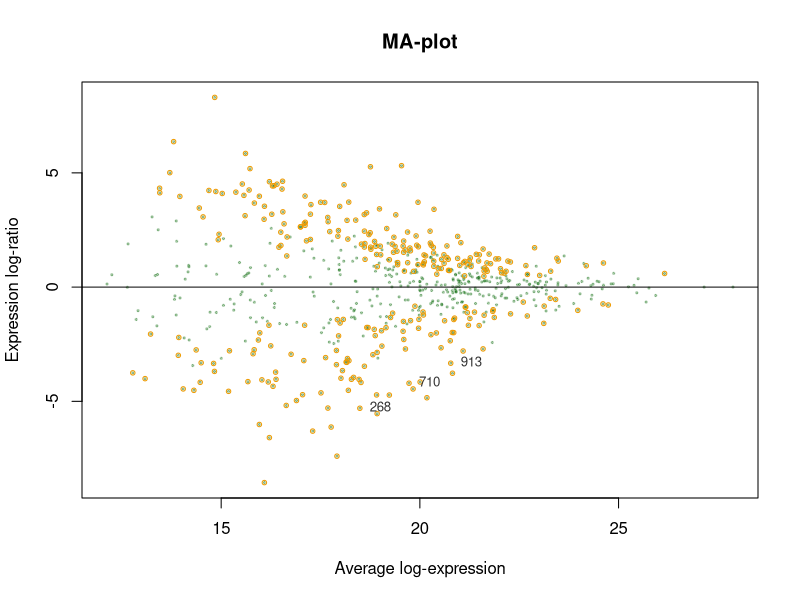
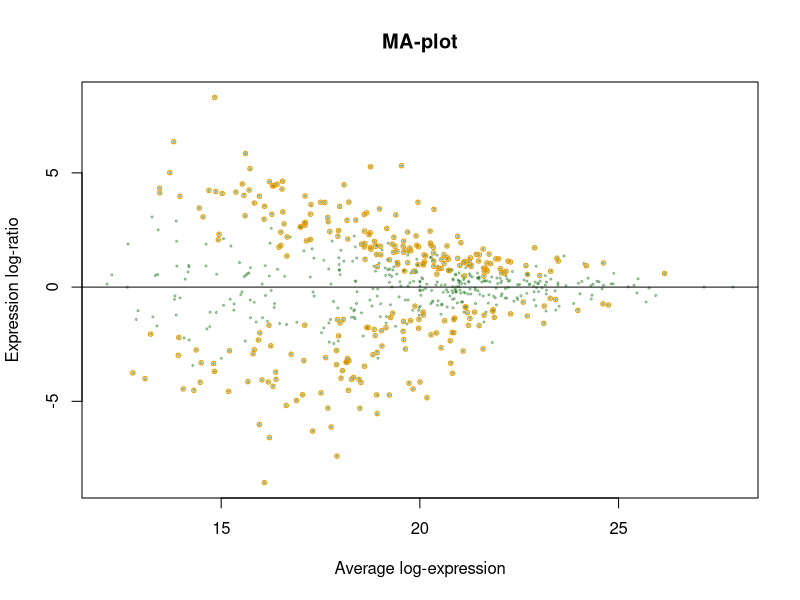
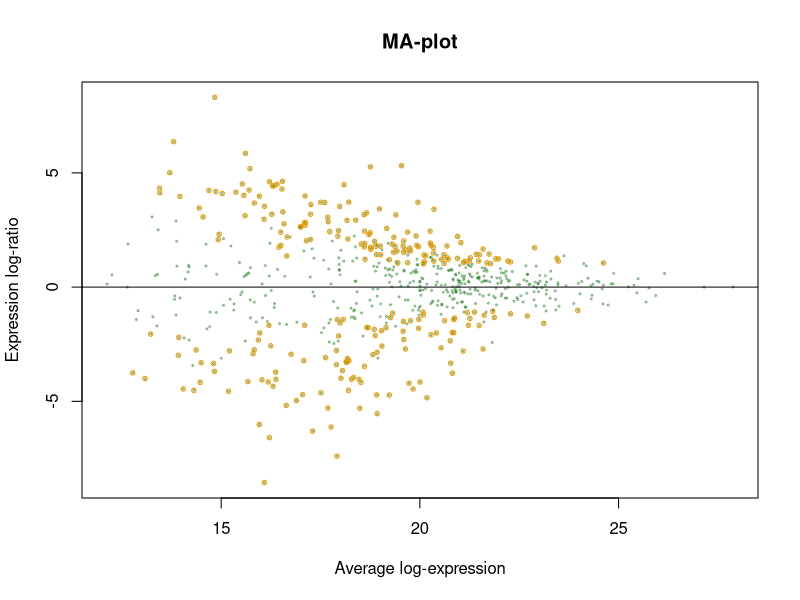
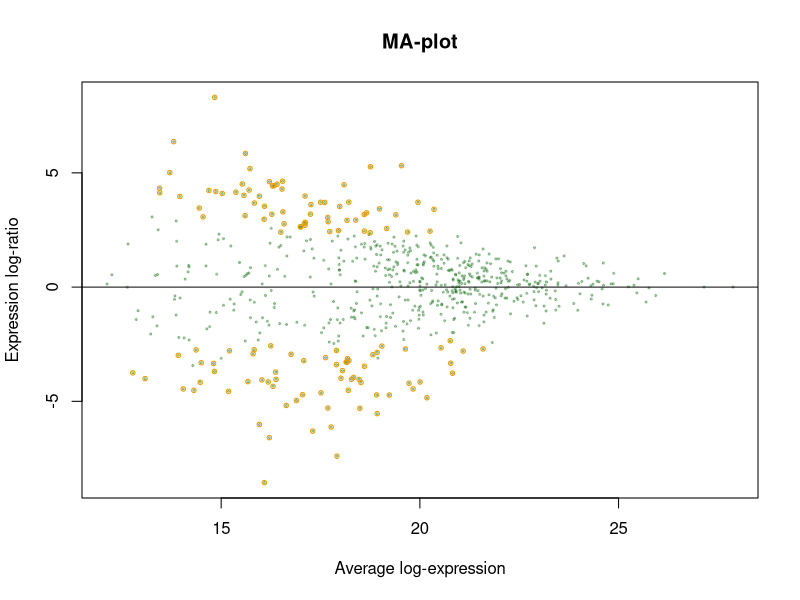
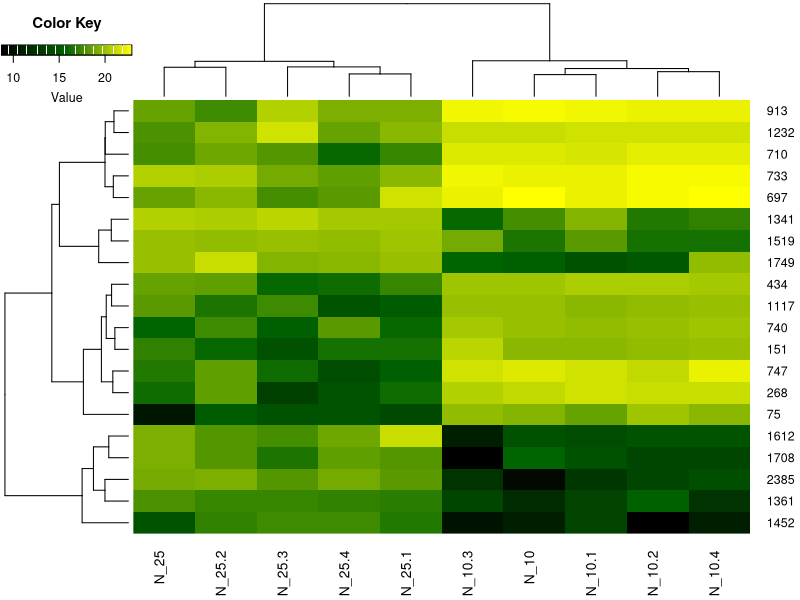
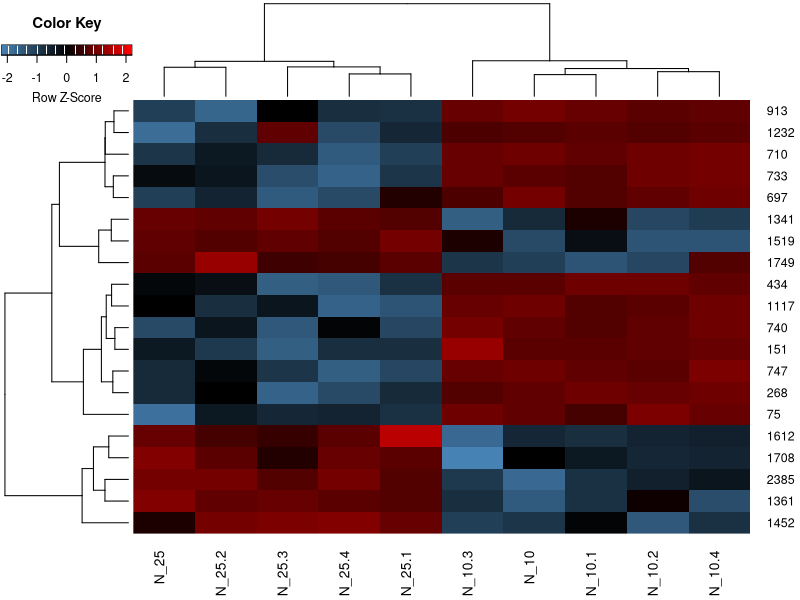

These charts were generated, in order, by the following R code:
# title: "Методы выявления дифференциально-экспрессируемых белков"
# author: "Марина Варфоломеева"

# - [Код к этому занятию](04_differential_expression_analysis.R)
#
# - Данные о протеоме жабр гребешка _Pecten maximus_ из работы Artigaud et al. 2015
#     - [Prot_Br_H_T.csv](data/Prot_Br_H_T.csv)
#     - [Prot_Br_H_T_factor.csv](data/Prot_Br_H_T_factor.csv)

# # Тестирование статистических гипотез ====================
# # Способы выявления дифференциально экспрессируемых белков (The Good, The Bad, and The Ugly).
# # Fold change
# # t-тест
# # Модерируемый t-критерий

# ## Экспрессия белков у гребешков _Pecten maximus_  ====================

# Как работае t-тест мы будем разбирать на примере более
# полных данных об экспрессии белков у гребешков из работы
# @artigaud2015proteomic.

library(limma)
# Открываем данные экспрессии
expr <- read.table("data/Prot_Br_H_T.csv", header = TRUE, sep = ";", row.names = 1)
fact <- read.table("data/Prot_Br_H_T_factor.csv", header = TRUE, sep = ";", row.names = 1)

# Хорошо бы проверить, соответствует ли число проб в обоих файлах
dim(expr)
dim(fact)

# Есть ли пропущенные значения?
colSums(is.na(expr))
# Есть ли нули (они будут мешать при логарифмировании)
colSums(expr == 0)

# нормализуем и логарифмируем
expr_norm <- normalizeQuantiles(log2(expr + 1))

# Что известно о пробах?
str(fact)
table(fact$Oxygen, fact$Temperature)

# Отберем для этого примера только данные экспрессии и метаданные,
# относящиеся к гребешкам из 10 и 25 градусов, которые жили
# при нормальном количестве кислорода. Назовем получившиеся
# переменные `expr_subset` и `fact_subset`.
f_subset <- fact$Oxygen == "Normox" & fact$Temperature %in% c("10C", "25C")
expr_subset <- expr_norm[, f_subset]
fact_subset <- droplevels(fact[f_subset, ])

# ## t-тест в R

# Давайте сравним уровень экспрессии одного из белков

groups <- fact_subset$Temperature == "10C"
t.test(x = expr_subset[6, groups], y = expr_subset[6, !groups])

# Научимся добывать значение p-value.

t_result <- t.test(x = expr_subset[6, groups], y = expr_subset[6, !groups])



# Теперь мы готовы посчитать t-тест для каждого белка.

# 1) пишем функцию, которая считает t-test и добывает p-value
t_p_val <- function(x, f1, f2) {
  tryCatch(t.test(x = x[f1], y = x[f2])$p.value,
           error = function(e) NA)
}
# тестируем функцию
t_p_val(expr_subset[6, ], f1 = groups, f2 = !groups)

# 2) к каждой строке данных применяем наш t.test
pvals <- apply(X = expr_subset, MARGIN = 1, FUN = t_p_val,
               f1 = groups, f2 = !groups)

# В результате мы получаем вектор p-values
head(pvals)
class(pvals)

# Сколько белков, значимо меняющих экспрессию, мы нашли?
sum(pvals <= 0.05, na.rm = TRUE)
# Экспрессия каких белков различается?
ids_dif <- which(pvals <= 0.05)
rownames(expr_subset)[ids_dif]


# # Проблема множественных тестов ==========================

# ## Контроль FWER и FDR в R

p_bonf <- p.adjust(pvals, method = "bonferroni")
# было
head(pvals)
# стало
head(p_bonf)

# У скольких белков экспрессия значимо различается после поправки Бонферрони?
sum(p_bonf <= 0.05, na.rm = TRUE)

# Названия белков, экспрессия которых значимо различается после поправки Бонферрони?
names(pvals)[p_bonf <= 0.05]

# С поправкой Хольма
p_holm <- p.adjust(pvals, method = "holm")
sum(p_holm <= 0.05, na.rm = TRUE)

# После процедуры Беньямини-Хохберга (FDR)
p_bh <- p.adjust(pvals, method = "BH")
sum(p_bh <= 0.05, na.rm = TRUE)



# # Проблемы с обычным t-тестом ============================
# ## 1.t-статистика может не следовать t-распределению
# ## 2.Дисперсия экспрессии оценивается неточно на малых выборках
# ## 3.Разная дисперсия экспрессии



# # Moderated t-test (The Good) ============================


# Загружаем данные, создаем ExpressionSet
library(Biobase)

# Данные экспрессии
expr_data <- as.matrix(expr_subset)

# Данные о пробах
pheno_data <- fact_subset
pheno_metadata <- data.frame(
  labelDescription = c("Oxygen concentration", "Temperature"),
  row.names=c("Oxygen", "Temperature"))
pheno_data <- new("AnnotatedDataFrame",
                 data = pheno_data,
                 varMetadata = pheno_metadata)

# Данные о признаках (белках)
feature_data <- data.frame(Spot = rownames(expr_data))
rownames(feature_data) <- rownames(expr_data)
feature_metadata <- data.frame(
  labelDescription = c("Spot number"),
  row.names = c("Spot"))
f_data <- new("AnnotatedDataFrame",
              data = feature_data,
              varMetadata = feature_metadata)

# Данные об эксперименте
experiment_data <-
  new("MIAME",
      name = "Sebastien Artigaud et al.",
      lab = "lab",
      contact = "email@domain.com",
      title = "Proteomic responses to hypoxia at different temperatures in the great scallop (Pecten maximus).",
      abstract = "Abstract",
      other = list(notes = "partial dataset from Artigaud et al. 2015"))

# Собираем вместе
exp_set <-
  ExpressionSet(assayData = expr_data,
                phenoData = pheno_data,
                featureData = f_data,
                experimentData = experiment_data)


# Мы хотим сравнить уровень экспрессии каждого белка в
# группах, закодированных фактором `Temperature`

# Модельная матрица
X <- model.matrix(~ Temperature, pData(exp_set))
X

# линейная модель
fit <- lmFit(exp_set, design = X, method = "robust", maxit = 1000)
names(fit)

# Empirical Bayes statistics
efit <- eBayes(fit)
names(efit)

# Таблица дифференциально-экспрессируемых белков
topTable(efit, coef = 2)
numGenes <- nrow(exprs(exp_set))
full_list <- topTable(efit, number = numGenes)
# View(full_list)


# ## MA-plot ===============================================

# Давайте создадим функцию, которая будет рисовать MA-plot,
# используя объект, возвращенный `eBayes()`.
#
# Аргументы:
#
# - `efit` - объект результатов `eBayes()`
# - `coef` - порядковый номер коэффициента линейной модели, для которого нужно сделать тест
# - `n` - число белков, которые нужно подписать
# - `sigif` - выделять ли дифференциальные белки?
# - `fdr` - уровень FDR коррекции
# - `lfc` - log fold change
# - `text` - подписывать ли n белков с сильнее всего различающейся экспрессией
# и т.д.

MA_limma <- function(efit, coef, n = 10, signif = TRUE, fdr = 0.05, lfc = 0, text = TRUE, cex.text = 0.8, col.text = "grey20", main = "MA-plot", xlab = "Average log-expression", ylab = "Expression log-ratio", pch = 19, pch.signif = 21, col = "darkgreen", alpha = 0.3, cex = 0.3, ...){
  # соотношение и интенсивность
  R <- efit$coefficients[, coef]
  I <- efit$Amean
  # прозрачный цвет
  col_btransp <- adjustcolor(col, alpha.f = alpha)
  # график
  plot(I, R, cex = cex, main = main, pch = pch, xlab = xlab, ylab = ylab, col = col_btransp, ...)
  abline(h = 0)
  # отмечаем дифференциально-экспрессируемые белки
  if(signif){
    sign <- p.adjust(efit$p.value[, coef], method = "BH") <= fdr
    large <- abs(efit$coefficients[, coef]) >= lfc
    points(I[sign & large], R[sign & large], cex = cex*2, col = "orange2", pch = pch.signif)
  }
  # подписываем первые n белков с сильнее всего различающейся экспрессией
  if(text){
    ord <- order(efit$lods[, coef], decreasing = TRUE)
    top_n <- ord[1:n]
    text(I[top_n], R[top_n], labels = efit$genes[top_n, ], pos = 4, cex = cex.text, col = col.text)
  }
}


MA_limma(efit, coef = 2, n = 3)


# Постройте и сравните графики:

# MA-plot первых 20 дифференциально экспрессируемых белков
MA_limma(efit, coef = 2, n = 20, text = F)
# MA-plot первых 20 дифференциально экспрессируемых белков, но таких, чтобы уровень экспрессии различался в 2 раза
MA_limma(efit, coef = 2, n = 20, text = F, lfc = 1)
# MA-plot первых 20 дифференциально экспрессируемых белков с уровнем экспрессии различающимся в 5 раз
MA_limma(efit, coef = 2, n = 20, text = F, lfc = log2(5))



# ## Сохраняем список всех белков в файл ===================
dir.create("results")
write.table(full_list, file = "results/pecten_diff_expression.csv", sep = "\t", quote = FALSE, col.names = NA)

# ## Добываем дифференциально-экспрессируемые белки для дальнейшей работы =======
# Первые 20 дифференциальных белков
my_list <- topTable(efit, coef = 2, n = 20)
# Фильтруем ExpressionSet
dif_exp_set <- exp_set[fData(exp_set)$Spot %in% my_list$Spot, ]

# ## Тепловая карта экспрессии дифференциальных белков ==========

library(gplots)
dat <- as.matrix(exprs(dif_exp_set))

# Короткие имена гребешков для графиков
part1 <- substr(x = pData(dif_exp_set)$Oxygen, start = 0, stop = 1)
part2 <- substr(x = pData(dif_exp_set)$Temperature, start = 0, stop = 2)
colnames(dat) <- make.unique(paste(part1, part2, sep = "_"))

# по сырым данным
pal_green <- colorpanel(75, low = "black", mid = "darkgreen", high = "yellow")
heatmap.2(dat, col = pal_green, scale = "none", key=TRUE, symkey = FALSE, density.info = "none", trace = "none", cexRow = 0.9, cexCol = 1, margins = c(4, 3), keysize = 0.8, key.par = list(mar = c(3, 0.1, 3, 0.1)))

# после дополнительной стандартизации по белкам
pal_blue_red <- colorpanel(75, low = "steelblue", mid = "black", high = "red")
heatmap.2(dat, col = pal_blue_red, scale = "row", key = TRUE, symkey = FALSE, density.info = "none", trace = "none", cexRow = 0.9, cexCol = 1, margins = c(4, 3), keysize = 0.8, key.par = list(mar = c(3, 0.1, 3, 0.1)))

# Рассмотрите, чем отличаются эти карты. Какая из них лучше
# подходит для представления результатов анализа
# дифференциальной экспрессии?
